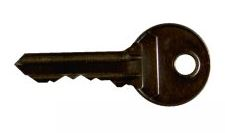
#> input picture object.JPG, 225 x 133 px
$ python Test.py
#> lines starting #> are read from the running program, lines starting #| are printed output that depends on the picture
# Python program to illustrate
# template matching
import cv2
import numpy as np

# Read the main image
img_rgb = cv2.imread('object.JPG')
#> img_rgb is the input picture: shape (133, 225, 3); mean B, G, R 188.3, 191.4, 195

# Convert it to grayscale
img_gray = cv2.cvtColor(img_rgb, cv2.COLOR_BGR2GRAY)
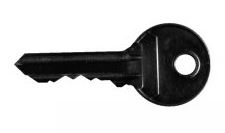
#> img_gray: shape (133, 225); min 0, max 255, mean 192.1

# Read the template
template = cv2.imread('original.jpg',0)
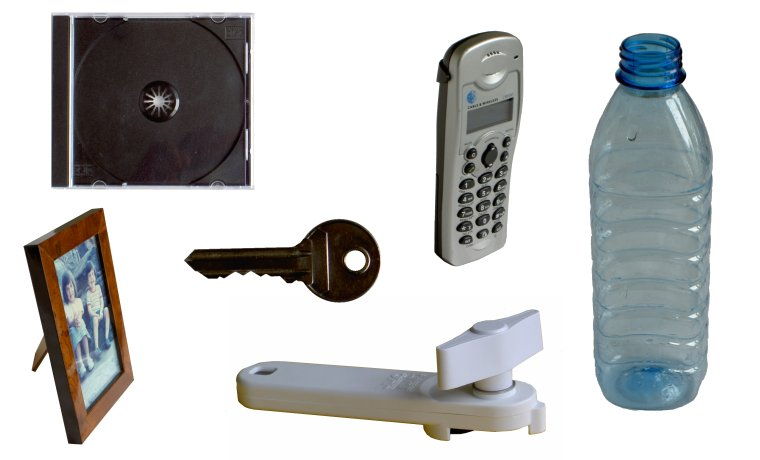
#> input picture original.jpg, 760 x 460 px
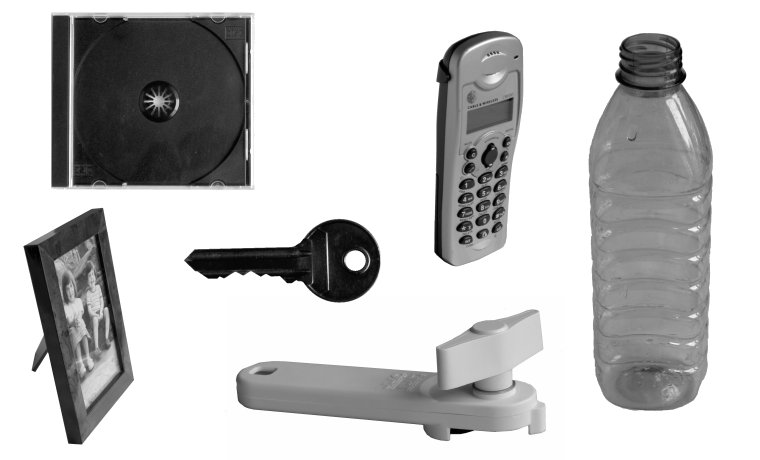
#> template: shape (460, 760); min 0, max 255, mean 194.9

# Store width and heigth of template in w and h
w, h = template.shape[::-1]
#> w = 760; h = 460

# Perform match operations.
res = cv2.matchTemplate(img_gray,template,cv2.TM_CCOEFF_NORMED)
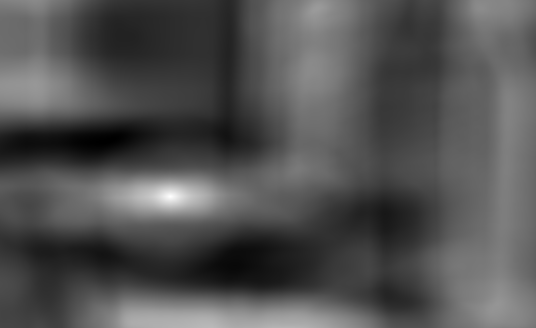
#> res: shape (328, 536) float32; min -0.458, max 1, mean 0.014; drawn with min black and max white

# Specify a threshold
threshold = 0.8

cv2.imshow("Original Image", img_rgb)
cv2.imshow("Object", template)

cv2.moveWindow("Object", 10, 50);
cv2.moveWindow("Original Image", 200, 50);


# Store the coordinates of matched area in a numpy array
loc = np.where( res >= threshold)
#> loc = 187 positions, rows 191 to 201, columns 159 to 181

# Draw a rectangle around the matched region.
for pt in zip(*loc[::-1]):
	cv2.rectangle(img_rgb, pt, (pt[0] + w, pt[1] + h), (0,255,255), 2)
#> this loop made 187 passes
#> pt on passes 1 to 3: (165, 191), (166, 191), (167, 191)

# Show the final image with the matched area.
cv2.imshow('Detected',img_rgb)
